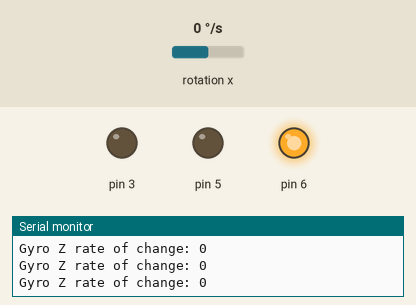
The sketch below on a simulated Arduino Uno, built with avr-gcc and run on an emulated ATmega328P. On the bench: output pins drawn as LEDs (lit = HIGH), the last lines printed to the serial monitor. Wiring (inferred from the names in the program): MPU-9250 motion sensor at I2C address 0x68. Inputs (shaded band) come from the test bench; at power-on: rotation x 0 °/s.

Above: at 1.2 s.
1.3 s: rotation x set to -11 °/s
4.3 s: rotation x set to -15 °/s
At 4.7 s:
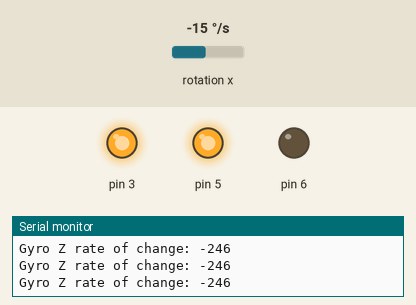
5.8 s: rotation x set to 0 °/s
At 6.3 s:
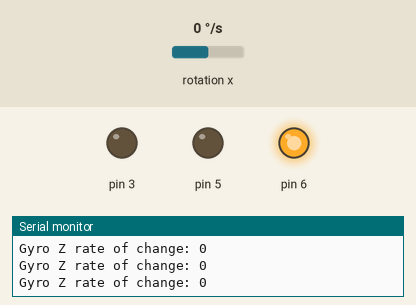
8.8 s: rotation x set to -192 °/s
At 9.4 s:
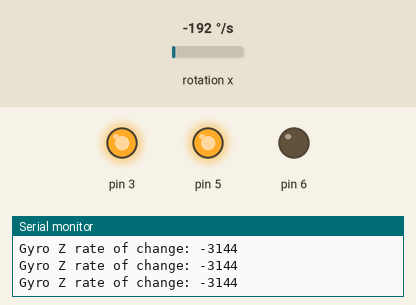
Timing chart, 0 to 11.3 s (numbered marks = the images above; inputs shaded):
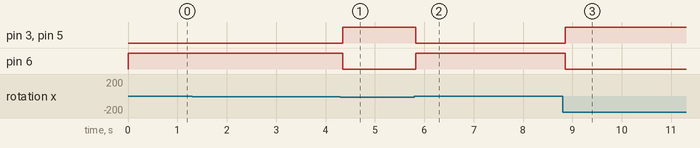

The sketch:

Simple_one_axis_gyro.ino
```cpp
#include <Wire.h>
#define MPU_ADDR 0x68
#define GYRO_Z_ADDR 0x43

int16_t offset;

void setup() {
  Wire.begin();
  Serial.begin(9600);
  writeByte(MPU_ADDR,0x1B , 0x18); // Set to 250 DPS
//  writeByte(MPU_ADDR, 0x1D, 0x06); // 5Hz low pass filter
  pinMode(6, OUTPUT);
  pinMode(5, OUTPUT);
  pinMode(3, OUTPUT);
  offset = getOffset();
}

void loop() {
  // put your main code here, to run repeatedly:
  Wire.beginTransmission(MPU_ADDR);
  int16_t z = readGyroData(GYRO_Z_ADDR) - offset;
  bool safeToFire = false;

  Serial.write("Gyro Z rate of change: ");
  Serial.print(z);
  Serial.write("\n");

  // Yellow if moving too much
  if(abs(z) > 200) {
    digitalWrite(5, HIGH);
    safeToFire = false;
  } else {
    digitalWrite(5, LOW);
    safeToFire = true;
  }

  if(safeToFire) {
  // Green if not moving too much
    if(z < 9191) {
      digitalWrite(6, HIGH);
    } else {
      digitalWrite(6, LOW);
      safeToFire = false;
    }
  } else {
      digitalWrite(6, LOW);
      safeToFire = false;
   }

  // Red if it's not safe to fire
  if(safeToFire) {
    digitalWrite(3, LOW);
  } else {
    digitalWrite(3, HIGH);
  }

}

int16_t getOffset() {
  int16_t accumulator = 0;
  for(int i=0; i<15; i++) {
    accumulator += readGyroData(GYRO_Z_ADDR);
  }
  return -(accumulator/15);
}

int16_t readGyroData(uint8_t addr) {
  int16_t ret;
  uint8_t rawData[2]; // This is bad. Allocate outside of loops
  getBytes(rawData, MPU_ADDR, addr, 2);
  // Cast to 16 bit signed int
  // Bit shift left 8
  // bitwise or
  ret = ((int16_t)rawData[0] << 8) | rawData[1];
  return ret;
}

// Copy from here
// https://github.com/kriswiner/MPU9250/blob/72038b040bef3cf072612cd8a8ee8f26e3c87158/MPU9250BasicAHRS.ino#L1024
void getBytes(uint8_t* tmp, uint8_t addr, uint8_t subAddr, uint8_t bytes) {
  Wire.beginTransmission(addr);
  Wire.write(subAddr);
  Wire.endTransmission(false);
  uint8_t i = 0;
  Wire.requestFrom(addr, bytes);
  while(Wire.available()) {
    tmp[i++] = Wire.read();
  }
//  Serial.write("\n");
}


void writeByte(uint8_t address, uint8_t subAddress, uint8_t data) {
  Wire.beginTransmission(address);  // Initialize the Tx buffer
  Wire.write(subAddress);           // Put slave register address in Tx buffer
  Wire.write(data);                 // Put data in Tx buffer
  Wire.endTransmission();           // Send the Tx buffer
}
```

Measured:
- the behaviour switches between -12 and -13 °/s on rotation x (found by bisection; images 0 and 1)
- after the input at 4.3 s, pin 3, pin 5: LOW → HIGH after 0.05 s; pin 6: HIGH → LOW after 0.05 s
- after the input at 5.8 s, pin 3, pin 5: HIGH → LOW at once; pin 6: LOW → HIGH at once
- after the input at 8.8 s, pin 3, pin 5: LOW → HIGH after 0.05 s; pin 6: HIGH → LOW after 0.05 s
